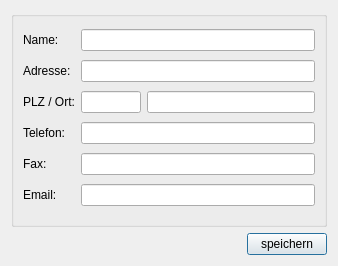
<?xml version="1.0" encoding="UTF-8"?>
<ui version="4.0">
 <class>Db_Pe_Dialog_Ui</class>
 <widget class="QDialog" name="Db_Pe_Dialog_Ui">
  <property name="geometry">
   <rect>
    <x>0</x>
    <y>0</y>
    <width>338</width>
    <height>266</height>
   </rect>
  </property>
  <property name="sizePolicy">
   <sizepolicy hsizetype="Fixed" vsizetype="Fixed">
    <horstretch>0</horstretch>
    <verstretch>0</verstretch>
   </sizepolicy>
  </property>
  <property name="windowTitle">
   <string>TurnFix - Personendaten</string>
  </property>
  <property name="windowIcon">
   <iconset resource="../../../../resources/TurnFix.qrc">
    <normaloff>:/appicons/icon.png</normaloff>:/appicons/icon.png</iconset>
  </property>
  <layout class="QGridLayout" name="gridLayout">
   <item row="0" column="0">
    <widget class="QGroupBox" name="groupBox">
     <property name="sizePolicy">
      <sizepolicy hsizetype="Expanding" vsizetype="Preferred">
       <horstretch>0</horstretch>
       <verstretch>0</verstretch>
      </sizepolicy>
     </property>
     <property name="title">
      <string/>
     </property>
     <layout class="QGridLayout" name="gridLayout_2">
      <item row="0" column="0">
       <widget class="QLabel" name="label">
        <property name="text">
         <string>Name:</string>
        </property>
       </widget>
      </item>
      <item row="0" column="1" colspan="2">
       <widget class="QLineEdit" name="txt_name"/>
      </item>
      <item row="1" column="0">
       <widget class="QLabel" name="label_2">
        <property name="text">
         <string>Adresse:</string>
        </property>
       </widget>
      </item>
      <item row="1" column="1" colspan="2">
       <widget class="QLineEdit" name="txt_adress"/>
      </item>
      <item row="2" column="0">
       <widget class="QLabel" name="label_3">
        <property name="text">
         <string>PLZ / Ort:</string>
        </property>
       </widget>
      </item>
      <item row="2" column="1">
       <widget class="QLineEdit" name="txt_plz">
        <property name="sizePolicy">
         <sizepolicy hsizetype="Fixed" vsizetype="Fixed">
          <horstretch>0</horstretch>
          <verstretch>0</verstretch>
         </sizepolicy>
        </property>
        <property name="minimumSize">
         <size>
          <width>60</width>
          <height>0</height>
         </size>
        </property>
        <property name="maximumSize">
         <size>
          <width>60</width>
          <height>16777215</height>
         </size>
        </property>
        <property name="inputMask">
         <string>00000; </string>
        </property>
       </widget>
      </item>
      <item row="2" column="2">
       <widget class="QLineEdit" name="txt_ort"/>
      </item>
      <item row="3" column="0">
       <widget class="QLabel" name="label_4">
        <property name="text">
         <string>Telefon:</string>
        </property>
       </widget>
      </item>
      <item row="4" column="0">
       <widget class="QLabel" name="label_5">
        <property name="text">
         <string>Fax:</string>
        </property>
       </widget>
      </item>
      <item row="5" column="0">
       <widget class="QLabel" name="label_6">
        <property name="text">
         <string>Email:</string>
        </property>
       </widget>
      </item>
      <item row="3" column="1" colspan="2">
       <widget class="QLineEdit" name="txt_phone"/>
      </item>
      <item row="4" column="1" colspan="2">
       <widget class="QLineEdit" name="txt_fax"/>
      </item>
      <item row="5" column="1" colspan="2">
       <widget class="QLineEdit" name="txt_mail"/>
      </item>
     </layout>
    </widget>
   </item>
   <item row="1" column="0">
    <widget class="QPushButton" name="but_save">
     <property name="sizePolicy">
      <sizepolicy hsizetype="Fixed" vsizetype="Fixed">
       <horstretch>0</horstretch>
       <verstretch>0</verstretch>
      </sizepolicy>
     </property>
     <property name="layoutDirection">
      <enum>Qt::RightToLeft</enum>
     </property>
     <property name="text">
      <string>speichern</string>
     </property>
    </widget>
   </item>
  </layout>
 </widget>
 <resources>
  <include location="../../../../resources/TurnFix.qrc"/>
 </resources>
 <connections/>
</ui>
